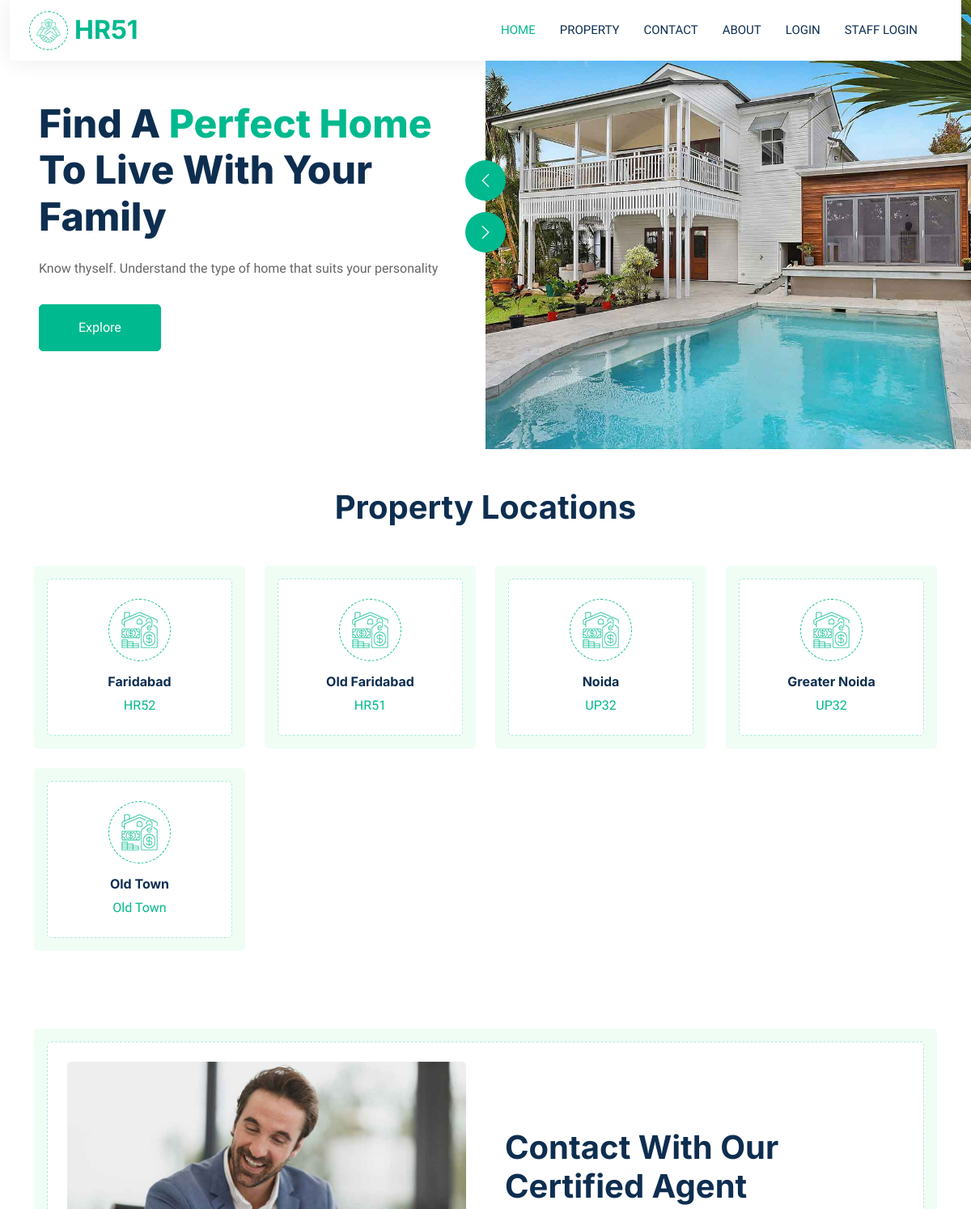
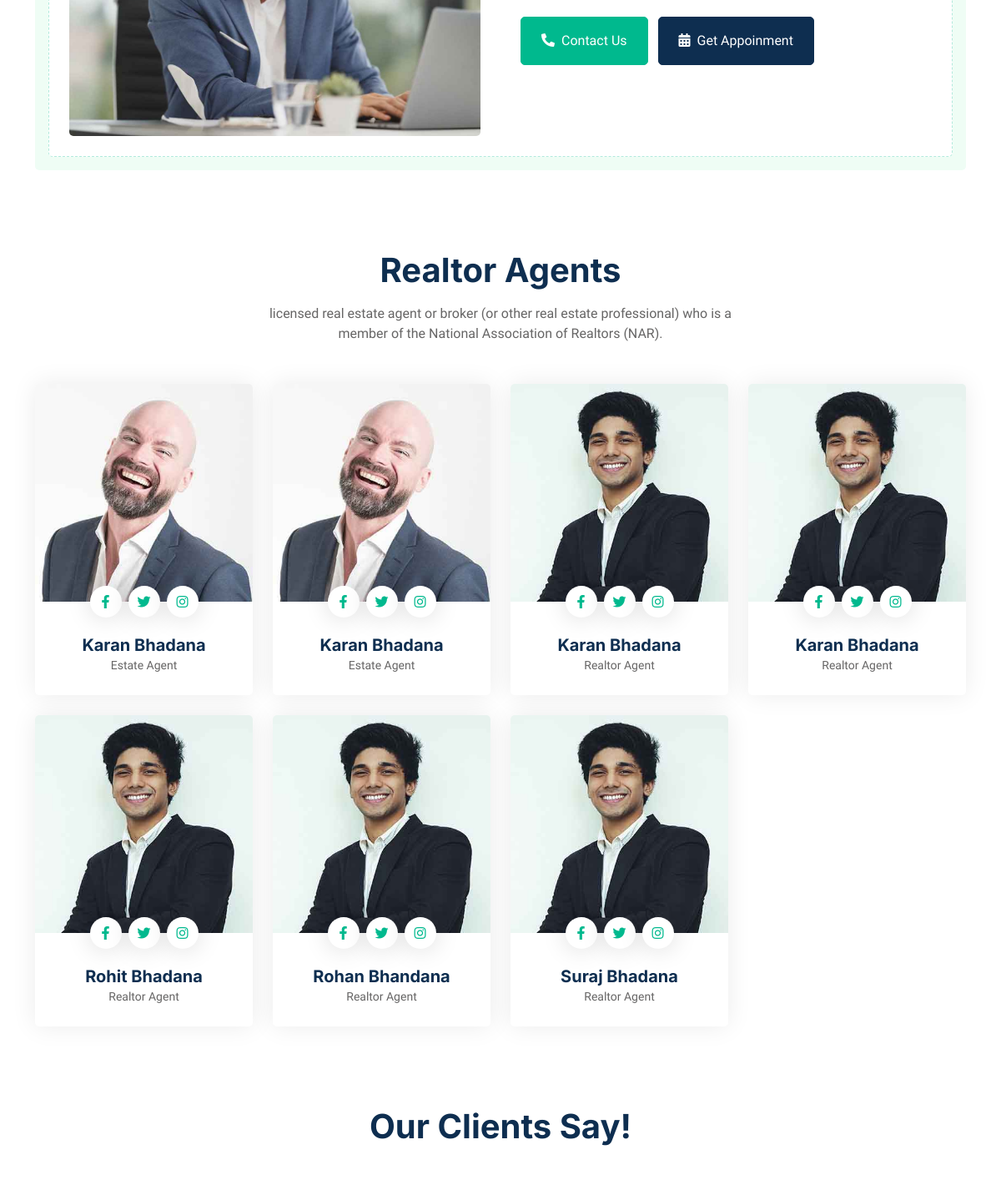
The app's page / (upper part), older data (2 pictures, top to bottom).
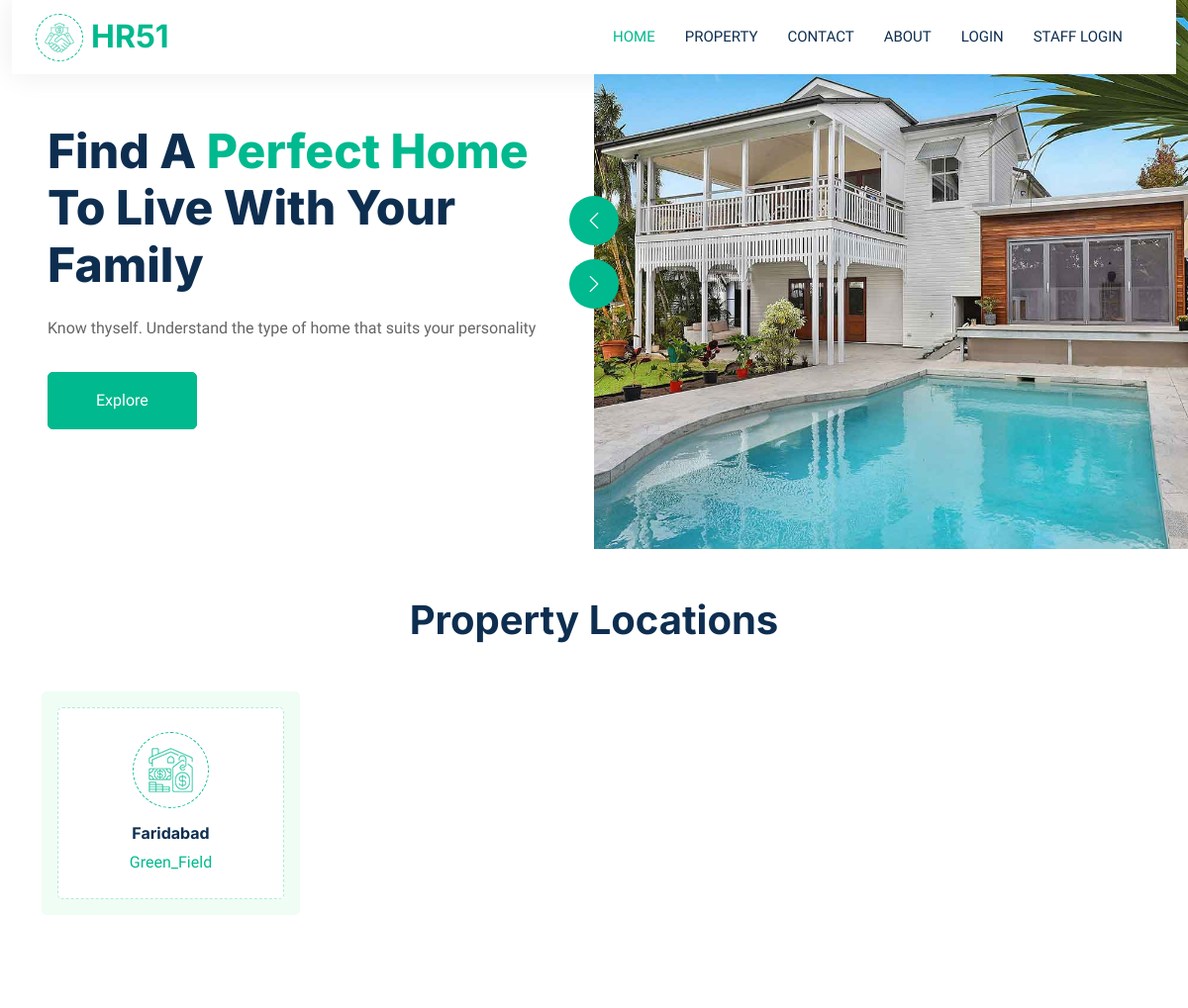
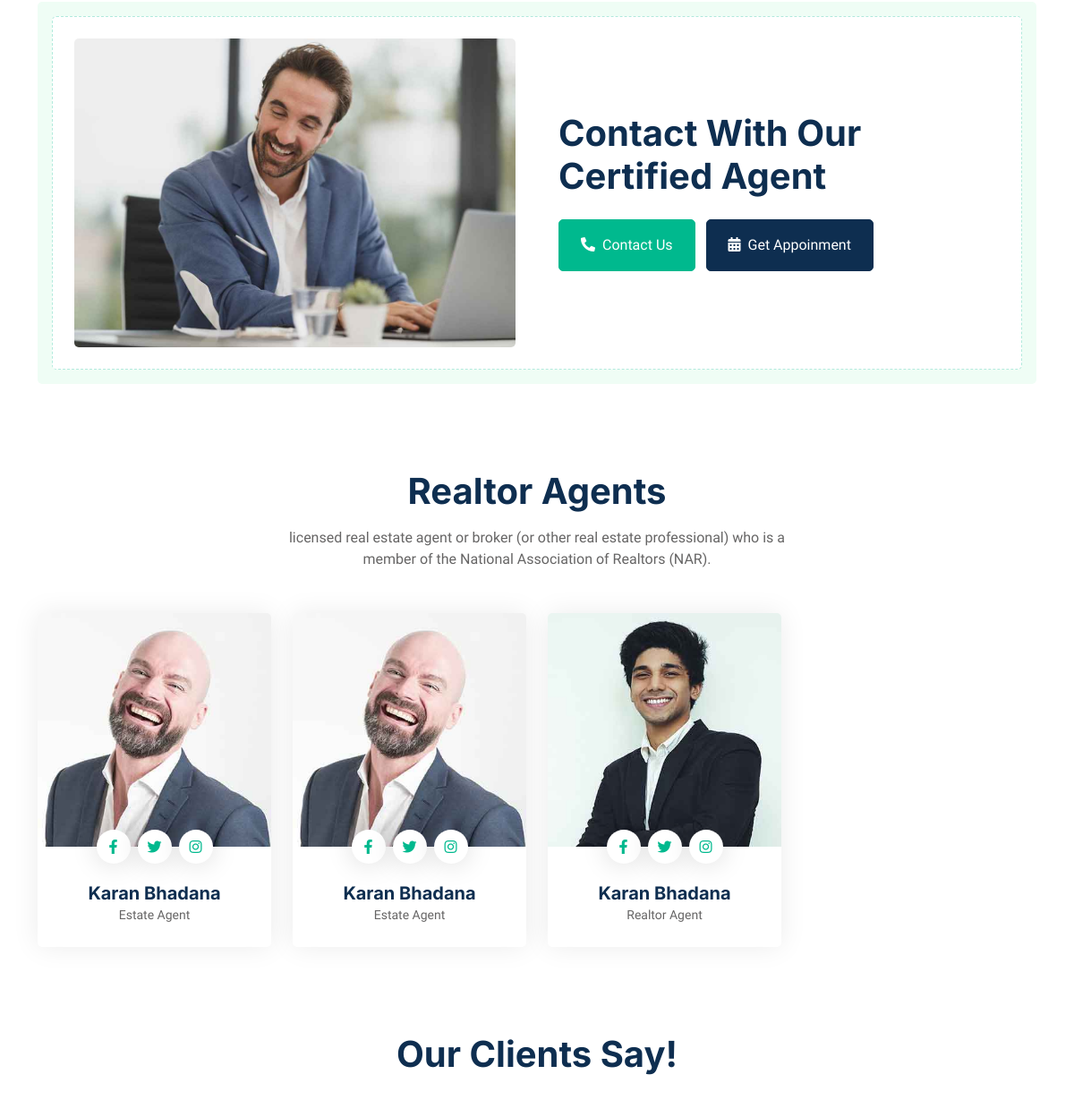
The same page, newer data (2 pictures, top to bottom).
### realestate/models.py (models this page shows, shortened)
class Realator(models.Model):
    name = models.CharField(max_length=30,default="HR51")
    owner = models.CharField(max_length=20, default="Karan Bhadana")
    location = models.CharField(max_length=50, default="Faridabad")
    state = models.CharField(max_length=50,default="Haryana")
    country = models.CharField(max_length=50,default="India")
    contact = models.CharField(max_length=50,default="987124****", null=True)
    intro = models.CharField(max_length=350,default="RealEstate Agent", null=True)
    url = models.CharField(max_length=100, null=True)
    owner_image = models.ImageField(upload_to='user/', null=True)
    add_date = models.DateTimeField(auto_now_add=True, null=True, blank=True)

### realestate/views.py (the view)
# urls.py: path('', views.homepage,name="homepage"),
def homepage(request):
    all_location = Realator.objects.values_list(
        'location', 'id').distinct().order_by()
    posts = PropertyView.objects.all()[:11]
    categories = Realator.objects.all()
    if request.method == "POST":
        try:
            print(request.POST)
            hotel = Realator.objects.all().get(
                id=int(request.POST['search_location']))
            rr = []
            for each_reservation in Reservation.objects.all():
                if str(each_reservation.check_in) < str(request.POST['cin']) and str(each_reservation.check_out) < str(request.POST['cout']):
                    pass
                elif str(each_reservation.check_in) > str(request.POST['cin']) and str(each_reservation.check_out) > str(request.POST['cout']):
                    pass
                else:
                    rr.append(each_reservation.room.id)
            room = PropertyView.objects.all().filter(
                hotel=hotel, capacity__gte=int(request.POST['capacity'])).exclude(id__in=rr)
            if len(room) == 0:
                messages.warning(
                    request, "Sorry No Properties are Available on this time period")
            data = {'rooms': room, 'all_location': all_location, 'flag': True}
            response = render(request, 'index.html', data)
        except Exception as e:
            messages.error(request, e)
            response = render(request, 'index.html', {
                              'all_location': all_location})
    else:
        data = {
            'all_location': all_location,
            'posts': posts,
            'categories': categories
            }
        response = render(request, 'index.html', data)
    return HttpResponse(response)

### templates/index.html (shortened to what this page needs)
{% extends 'basic.html' %}
{% block body %}
<section>
    <div class="container-fluid header bg-white p-0">
        <div class="row g-0 align-items-center flex-column-reverse flex-md-row">
            <div class="col-md-6 p-5 mt-lg-5">
                <h1 class="display-5 animated fadeIn mb-4">Find A <span class="text-primary">Perfect Home</span> To Live
                    With Your Family</h1>
                <p class="animated fadeIn mb-4 pb-2">Know thyself. Understand the type of home that suits your personality</p>
                <a href="/property" class="btn btn-primary py-3 px-5 me-3 animated fadeIn">Explore</a>
            </div>
            <div class="col-md-6 animated fadeIn">
                <div class="owl-carousel header-carousel">
                    <div class="owl-carousel-item">
                        <img class="img-fluid" src="/static/img/carousel-1.jpg" alt="">
                    </div>
                </div>
            </div>
        </div>
    </div>
</section>
<section>
    <div class="container-xxl py-5">
        <div class="container">
            <div class="text-center mx-auto mb-5 wow fadeInUp" data-wow-delay="0.1s" style="max-width: 600px;">
                <h1 class="mb-3">Property Locations</h1>
            </div>
            <div class="row g-4">
                {% for cat in categories %}
                <div class="col-lg-3 col-sm-6 wow fadeInUp" data-wow-delay="0.1s">
                    <a class="cat-item d-block bg-light text-center rounded p-3" href="">
                        <div class="rounded p-4">
                            <div class="icon mb-3">
                                <img class="img-fluid" src="/static/img/icon-house.png" alt="Icon" style="text-decoration: none;">
                            </div>
                            <h6>{{cat.location}}</h6>
                            <span>{{cat.name}}</span>
                        </div>
                    </a>
                </div>
                {% endfor %}
            </div>
        </div>
    </div>
</section>
<section>
    <div class="container-xxl py-5">
        <div class="container">
            <div class="bg-light rounded p-3">
                <div class="bg-white rounded p-4" style="border: 1px dashed rgba(0, 185, 142, .3)">
                    <div class="row g-5 align-items-center">
                        <div class="col-lg-6 wow fadeIn" data-wow-delay="0.1s">
                            <img class="img-fluid rounded w-100" src="/static/img/call-to-action.jpg" alt="">
                        </div>
                        <div class="col-lg-6 wow fadeIn" data-wow-delay="0.5s">
                            <div class="mb-4">
                                <h1 class="mb-3">Contact With Our Certified Agent</h1>
                            </div>
                                <a href="/contact" class="btn btn-primary py-3 px-4 me-2 mb-1"><i class="fa fa-phone-alt me-2"></i>Contact Us</a>
                                <a href="/user/book-room?roomid=1" class="btn btn-dark py-3 px-4 mb-1"><i class="fa fa-calendar-alt me-2"></i>Get Appoinment</a>
                        </div>
                    </div>
                </div>
            </div>
        </div>
    </div>
</section>
  <div class="container-xxl py-5">
    <div class="container">
        <div class="text-center mx-auto mb-5 wow fadeInUp" data-wow-delay="0.1s" style="max-width: 600px;">
            <h1 class="mb-3">Realtor Agents</h1>
            <p>licensed real estate agent or broker (or other real estate professional) who is a member of the National Association of Realtors (NAR).</p>
        </div>
        <div class="row g-4">
            <div class="col-lg-3 col-md-6 wow fadeInUp" data-wow-delay="0.1s">
                <div class="team-item rounded overflow-hidden">
                    <div class="position-relative">
                        <img class="img-fluid" src="/static/img/team-2.jpg" alt="">
                        <div class="position-absolute start-50 top-100 translate-middle d-flex align-items-center">
                            <a class="btn btn-square mx-1" href=""><i class="fab fa-facebook-f"></i></a>
                            <a class="btn btn-square mx-1" href=""><i class="fab fa-twitter"></i></a>
                            <a class="btn btn-square mx-1" href=""><i class="fab fa-instagram"></i></a>
                        </div>
                    </div>
                    <div class="text-center p-4 mt-3">
                        <h5 class="fw-bold mb-0">Karan Bhadana</h5>
                        <small>Estate Agent</small>
                    </div>
                </div>
            </div>
            <div class="col-lg-3 col-md-6 wow fadeInUp" data-wow-delay="0.1s">
                <div class="team-item rounded overflow-hidden">
                    <div class="position-relative">
                        <img class="img-fluid" src="/static/img/team-2.jpg" alt="">
                        <div class="position-absolute start-50 top-100 translate-middle d-flex align-items-center">
                            <a class="btn btn-square mx-1" href=""><i class="fab fa-facebook-f"></i></a>
                            <a class="btn btn-square mx-1" href=""><i class="fab fa-twitter"></i></a>
                            <a class="btn btn-square mx-1" href=""><i class="fab fa-instagram"></i></a>
                        </div>
                    </div>
                    <div class="text-center p-4 mt-3">
                        <h5 class="fw-bold mb-0">Karan Bhadana</h5>
                        <small>Estate Agent</small>
                    </div>
                </div>
            </div>
            {% for cat in categories %}
            <div class="col-lg-3 col-md-6 wow fadeInUp" data-wow-delay="0.3s">
                <div class="team-item rounded overflow-hidden">
                    <div class="position-relative">
                        <img class="img-fluid" src="/static/img/team-4.jpg" alt="">
                        <div class="position-absolute start-50 top-100 translate-middle d-flex align-items-center">
                            <a class="btn btn-square mx-1" href=""><i class="fab fa-facebook-f"></i></a>
                            <a class="btn btn-square mx-1" href=""><i class="fab fa-twitter"></i></a>
                            <a class="btn btn-square mx-1" href=""><i class="fab fa-instagram"></i></a>
                        </div>
                    </div>
                    <div class="text-center p-4 mt-3">
                        <h5 class="fw-bold mb-0">{{cat.owner}}</h5>
                        <small>Realtor Agent</small>
                    </div>
                </div>
            </div>
            {% endfor%}
        </div>
    </div>
</div>
<div class="container-xxl py-5">
    <div class="container">
        <div class="text-center mx-auto mb-5 wow fadeInUp" data-wow-delay="0.1s" style="max-width: 600px;">
            <h1 class="mb-3">Our Clients Say!</h1>
        </div>
    </div>
</div>
{% endblock body %}

### templates/basic.html (shortened to what this page needs)
{% load static %}
<!DOCTYPE html>
<!DOCTYPE html>
<html lang="en">
<head>
    <link rel="stylesheet" href="https://use.fontawesome.com/releases/v5.7.0/css/all.css"
>
    <link rel="stylesheet" href="/static/bootstrap/bootstrap.css">
    <link rel="stylesheet" href="https://maxcdn.bootstrapcdn.com/bootstrap/4.5.0/css/bootstrap.min.css">
    <link href="https://cdnjs.cloudflare.com/ajax/libs/font-awesome/5.10.0/css/all.min.css" rel="stylesheet">
    <link href="https://cdn.jsdelivr.net/npm/bootstrap-icons@1.4.1/font/bootstrap-icons.css" rel="stylesheet">
    <link href="/static/lib/animate/animate.min.css" rel="stylesheet">
    <link href="/static/lib/owlcarousel/assets/owl.carousel.min.css" rel="stylesheet">
    <link href="/static/css/bootstrap.min.css" rel="stylesheet">
    <link href="/static/css/style.css" rel="stylesheet">
</head>
<body>
    <div class="container-xxl bg-white p-0">
        <div class="container-fluid nav-bar bg-transparent">
            <nav class="navbar navbar-expand-lg bg-white navbar-light py-0 px-4">
                <a href="/" class="navbar-brand d-flex align-items-center text-center">
                    <div class="icon p-2 me-2">
                        <img class="img-fluid" src="/static/img/icon-deal.png" alt="Icon"
                            style="width: 30px; height: 30px;">
                    </div>
                    <h2 class="m-0 text-primary">HR51</h2>
                </a>
                <div class="collapse navbar-collapse" id="navbarCollapse">
                    <div class="navbar-nav ms-auto">
                        <a href="/" class="nav-item nav-link active">Home</a>
                        <a href="/property" class="nav-item nav-link">Property</a>
                        <a href="/contact" class="nav-item nav-link">Contact</a>
                        <a href="/about" class="nav-item nav-link">About</a>
                    </div>
                    {% if user.is_authenticated %}
                    <button type="button" class="btn nav-item dropdown drop-left mr-2" data-toggle="modal"
                        data-target="#profilemodal">
                            <img src="https://s3.eu-central-1.amazonaws.com/bootstrapbaymisc/blog/24_days_bootstrap/fox.jpg"
                                width="40" height="40" class="rounded-circle">
                    </button>
                    <div class="modal fade" id="profilemodal" tabindex="-1" role="dialog"
                        aria-labelledby="exampleModalCenterTitle" aria-hidden="true">
                        <div class="modal-dialog modal-dialog-centered" role="document">
                            <div class="modal-content">
                                <div class="modal-header">
                                    <h5 class="modal-title" id="exampleModalCenterTitle">Profile</h5>
                                    <button type="button" class="close" data-dismiss="modal" aria-label="Close">
                                        <span aria-hidden="true">&times;</span>
                                    </button>
                                </div>
                                <div class="modal-body" style="display: flex;">
                                <img src="https://s3.eu-central-1.amazonaws.com/bootstrapbaymisc/blog/24_days_bootstrap/fox.jpg"
                                width="100" height="100" class="rounded-circle">
                                <div style="flex-direction: column;">
                                    <p>
                                     Username : {{request.user}}
                                    </p>
                                    <p>
                                     Email : {{request.user.email}}
                                    </p>
                                </div>
                                </div>
                                <div class="modal-footer">
                                    <button type="button" class="btn btn-outline-secondary" data-dismiss="modal">Close</button>
                                    <a type="button" class="btn btn-outline-primary" href="/logout">Logout</a>
                                </div>
                            </div>
                        </div>
                    </div>
                    {% else %}
                    <div class="navbar-nav">
                        <a href="/user" class="nav-item nav-link">Login</a>
                    </div>
                    <div class="navbar-nav">
                        <a href="/staff" class="nav-item nav-link">Staff Login</a>
                    </div>
                    {% endif %}
                </div>
            </nav>
        </div>
        {% block body %}
        {% endblock body %}
    </div>
</body>
</html>

### static/css/style.css (style rules this page uses)
:root { --primary: #00B98E; --secondary: #FF6922; --light: #EFFDF5; --dark: #0E2E50; }
body { background-color: #fff; }
.btn { transition: .5s; }
.btn.btn-primary, .btn.btn-secondary { color: #FFFFFF; }
.btn-square { width: 38px; height: 38px; }
.btn-square, .btn-sm-square, .btn-lg-square { padding: 0; display: flex; align-items: center; justify-content: center; font-weight: normal; border-radius: 50px; }
.nav-bar { position: relative; transition: .5s; z-index: 9999; }
.navbar { box-shadow: 0 0 30px rgba(0, 0, 0, .08); }
.navbar-light .navbar-nav .nav-link { margin-right: 30px; padding: 25px 0; color: #FFFFFF; font-size: 15px; text-transform: uppercase; outline: none; }
.navbar-light .navbar-nav .nav-link:hover, .navbar-light .navbar-nav .nav-link.active { color: var(--primary); }
.navbar-light .navbar-brand { height: 75px; }
.navbar-light .navbar-nav .nav-link { color: var(--dark); font-weight: 500; }
@media (min-width: 992px) { .header { margin-top: -120px; } }
.icon { padding: 15px; display: inline-flex; align-items: center; justify-content: center; background: #FFFFFF !important; border-radius: 50px; border: 1px dashed var(--primary) !important; }
.cat-item div { background: #FFFFFF; border: 1px dashed rgba(0, 185, 142, .3); transition: .5s; }
.cat-item div * { transition: .5s; }
.team-item { box-shadow: 0 0 30px rgba(0, 0, 0, .08); transition: .5s; }
.team-item .btn { color: var(--primary); background: #FFFFFF; box-shadow: 0 0 30px rgba(0, 0, 0, .15); }

### templates/basic.html (style rules this page uses)
a { text-decoration: none; }

Row changes from the older to the newer data that the page shows:
removed Realator: location "Old Faridabad", name "HR51", owner "Karan Bhadana"
removed Realator: location "Noida", name "UP32", owner "Rohit Bhadana"
removed Realator: location "Greater Noida", name "UP32", owner "Rohan Bhandana"
removed Realator: location "Old Town", name "Old Town", owner "Suraj Bhadana"
changed Realator "Karan Bhadana": name "HR52" → "Green_Field"
